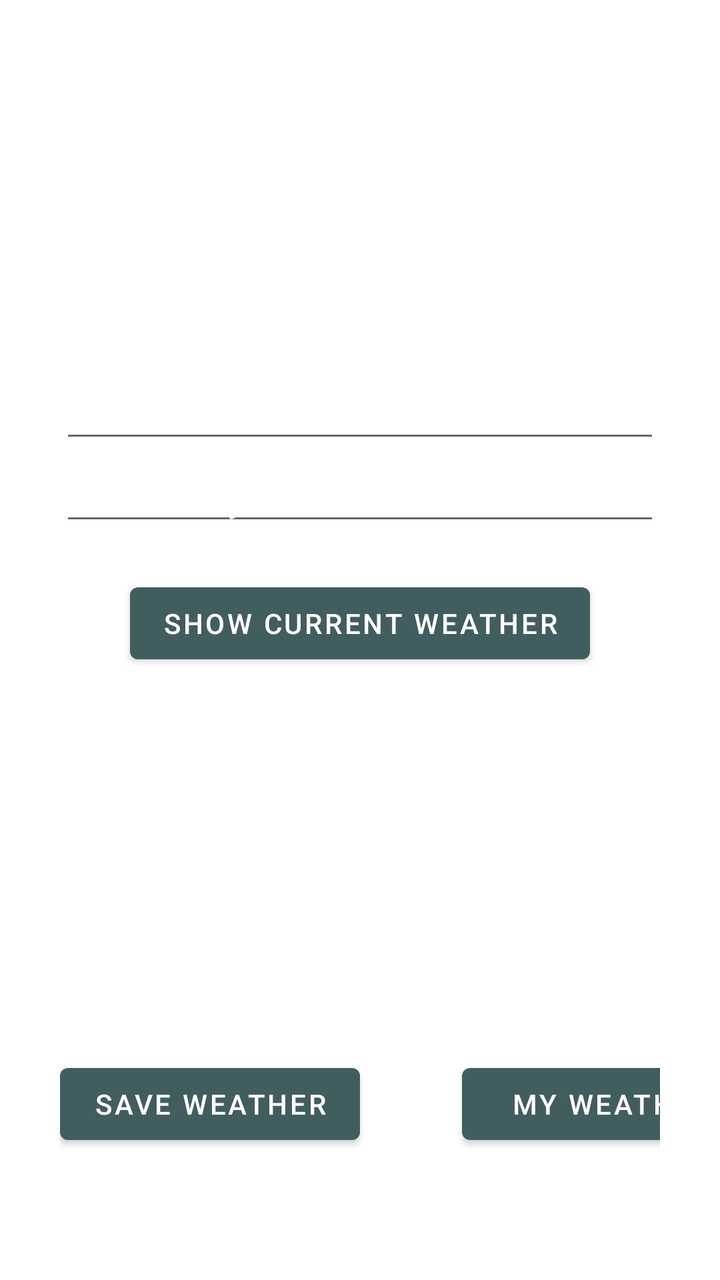
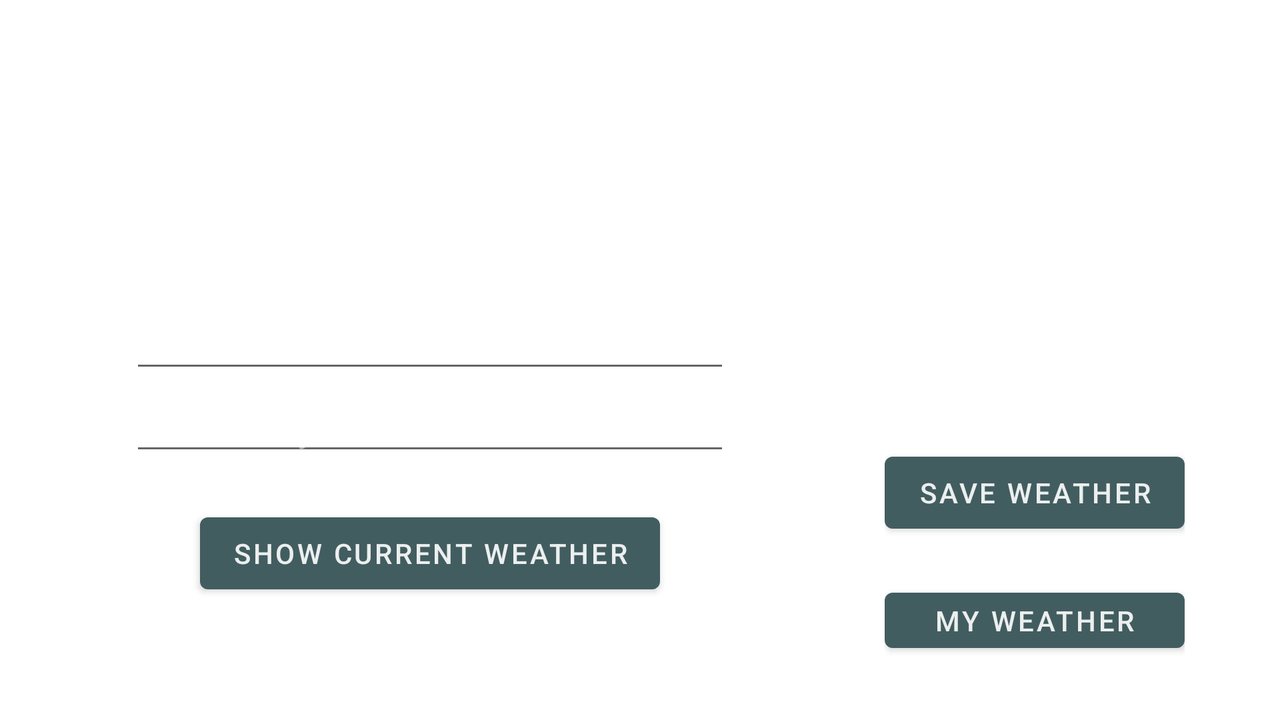

One screen, two layout resources from the same app: the default and the repository's alternative for another configuration. Each is rendered where Android would select it; the XML of both is given below.
<!-- AndroidManifest.xml: application theme Theme.FinalProject -->
<!-- res/layout/activity_main.xml -->
<?xml version="1.0" encoding="utf-8"?>
<LinearLayout xmlns:android="http://schemas.android.com/apk/res/android"
    xmlns:app="http://schemas.android.com/apk/res-auto"
    xmlns:tools="http://schemas.android.com/tools"
    android:layout_width="match_parent"
    android:layout_height="match_parent"
    android:orientation="vertical"
    android:background="@drawable/background"
    tools:context=".view.MainActivity">

    <LinearLayout
        android:layout_width="match_parent"
        android:layout_height="match_parent"
        android:orientation="vertical"
        android:layout_marginVertical="30dp"
        android:layout_marginHorizontal="30dp">

        <ImageButton
            android:id="@+id/menuBtnMain"
            android:layout_width="35dp"
            android:layout_height="35dp"
            android:layout_gravity="end"
            android:onClick="showMenu"
            android:background="?attr/selectableItemBackgroundBorderless"
            android:src="@drawable/baseline_menu_24"
            app:tint="@color/white" />

            <TextView
                android:id="@+id/weather_update_text_view"
                android:layout_width="wrap_content"
                android:layout_height="wrap_content"
                android:layout_gravity="center"
                android:layout_marginTop="20dp"
                android:gravity="center"
                android:text="@string/current_weather_information"
                android:textColor="#FFFFFF"
                android:textSize="40sp" />

        <LinearLayout
            android:id="@+id/form"
            android:layout_width="match_parent"
            android:layout_height="wrap_content"
            android:orientation="vertical">

            <EditText
                android:id="@+id/note_title"
                android:layout_width="match_parent"
                android:layout_height="wrap_content"
                android:hint="@string/enter_a_list_title"
                android:textColor="#FFFFFF"
                android:textColorHint="#FFFFFF" />

            <EditText
                android:id="@+id/city_name"
                android:layout_width="match_parent"
                android:layout_height="wrap_content"
                android:hint="@string/enter_a_city_name"
                android:textColor="#FFFFFF"
                android:textColorHint="#FFFFFF" />

            <com.google.android.material.button.MaterialButton
                android:id="@+id/show_weather_details"
                android:layout_width="wrap_content"
                android:layout_height="wrap_content"
                android:layout_gravity="center"
                android:layout_marginTop="20dp"
                android:onClick="showWeatherDetails"
                android:text="@string/show_current_weather"
                android:textColor="#FFFFFF"
                app:backgroundTint="#425D60"
                android:layout_alignParentTop="true"/>

        </LinearLayout>

        <TextView
            android:id="@+id/city_name_result"
            android:layout_width="match_parent"
            android:layout_height="wrap_content"
            android:layout_marginTop="30dp"
            android:textColor="#FFFFFF"
            android:textColorHint="#8003DAC5"
            android:textSize="15sp"
            />

        <TextView
            android:id="@+id/temp_result"
            android:layout_width="match_parent"
            android:layout_height="wrap_content"
            android:textColor="#FFFFFF"
            android:textColorHint="#8003DAC5"
            android:textSize="15sp" />

        <TextView
            android:id="@+id/humidity_result"
            android:layout_width="match_parent"
            android:layout_height="wrap_content"
            android:textColor="#FFFFFF"
            android:textColorHint="#8003DAC5"
            android:textSize="15sp" />

        <TextView
            android:id="@+id/description_result"
            android:layout_width="match_parent"
            android:layout_height="wrap_content"
            android:textColor="#FFFFFF"
            android:textColorHint="#8003DAC5"
            android:textSize="15sp" />

        <TextView
            android:id="@+id/wind_result"
            android:layout_width="match_parent"
            android:layout_height="wrap_content"
            android:textColor="#FFFFFF"
            android:textColorHint="#8003DAC5"
            android:textSize="15sp" />

        <TextView
            android:id="@+id/clouds_result"
            android:layout_width="match_parent"
            android:layout_height="wrap_content"
            android:textColor="#FFFFFF"
            android:textColorHint="#8003DAC5"
            android:textSize="15sp" />

        <TextView
            android:id="@+id/pressure_result"
            android:layout_width="match_parent"
            android:layout_height="wrap_content"
            android:textColor="#FFFFFF"
            android:textColorHint="#8003DAC5"
            android:textSize="15sp" />

        <LinearLayout
            android:layout_width="match_parent"
            android:layout_height="wrap_content"
            android:orientation="horizontal" >
            <com.google.android.material.button.MaterialButton
                android:id="@+id/save_btn"
                android:layout_width="150dp"
                android:layout_height="wrap_content"
                android:layout_marginTop="20dp"
                android:onClick="saveWeatherDetails"
                android:text="@string/save_weather"
                android:textColor="#FFFFFF"
                app:backgroundTint="#425D60"
                />

            <com.google.android.material.button.MaterialButton
                android:id="@+id/my_weather_list"
                android:layout_width="150dp"
                android:layout_height="wrap_content"
                android:layout_marginLeft="51dp"
                android:layout_marginTop="20dp"
                android:onClick="myWeatherList"
                android:text="@string/my_weather"
                android:textColor="#FFFFFF"
                app:backgroundTint="#425D60" />
        </LinearLayout>
    </LinearLayout>
</LinearLayout>
<!-- resources referenced by this layout -->
<resources>
  <color name="white">#FFFFFFFF</color>
  <string name="current_weather_information">Current weather information</string>
  <string name="enter_a_city_name">Enter a city name</string>
  <string name="enter_a_list_title">Enter a List title</string>
  <string name="my_weather">My Weather</string>
  <string name="save_weather">Save weather</string>
  <string name="show_current_weather">Show current weather</string>
  <style name="Theme.FinalProject" parent="Theme.MaterialComponents.DayNight.NoActionBar">
          <item name="android:forceDarkAllowed" tools:targetApi="q">false</item>
          
          <item name="colorPrimary">@color/custom_blue</item>
          <item name="colorPrimaryVariant">@color/custom_blue</item>
          <item name="colorOnPrimary">@color/white</item>
          
          <item name="colorSecondary">@color/teal_200</item>
          <item name="colorSecondaryVariant">@color/teal_700</item>
          <item name="colorOnSecondary">@color/black</item>
          
          <item name="android:statusBarColor">@color/custom_blue</item>
          
      </style>
  <color name="custom_blue">#33B8C1</color>
  <color name="teal_200">#FF03DAC5</color>
  <color name="teal_700">#FF018786</color>
  <color name="black">#FF000000</color>
</resources>
<!-- res/layout-land/activity_main.xml (the repository's variant of the layout above) -->
<!-- drawn on the phone turned sideways -->
<?xml version="1.0" encoding="utf-8"?>
<LinearLayout xmlns:android="http://schemas.android.com/apk/res/android"
    xmlns:app="http://schemas.android.com/apk/res-auto"
    xmlns:tools="http://schemas.android.com/tools"
    android:layout_width="match_parent"
    android:layout_height="match_parent"
    android:orientation="horizontal"
    android:background="@drawable/background"
    tools:context=".view.MainActivity">

    <ImageButton
        android:id="@+id/menuBtnMain"
        android:layout_width="35dp"
        android:layout_height="35dp"
        android:layout_gravity="end"
        android:background="?attr/selectableItemBackgroundBorderless"
        android:onClick="showMenu"
        android:src="@drawable/baseline_menu_24"
        app:tint="@color/white" />

    <LinearLayout
        android:id="@+id/form"
        android:layout_width="300dp"
        android:layout_height="match_parent"
        android:orientation="vertical"
        android:layout_marginVertical="30dp"
        android:layout_marginHorizontal="30dp">

        <TextView
            android:id="@+id/weather_update_text_view"
            android:layout_width="wrap_content"
            android:layout_height="wrap_content"
            android:layout_gravity="center"
            android:layout_marginTop="20dp"
            android:gravity="center"
            android:text="@string/current_weather_information"
            android:textColor="#E6FFFFFF"
            android:textSize="40sp" />


        <EditText
            android:id="@+id/note_title"
            android:layout_width="match_parent"
            android:layout_height="wrap_content"
            android:hint="@string/enter_a_list_title"
            android:textColor="#80FFFFFF"
            android:textColorHint="#80FFFFFF" />

        <EditText
            android:id="@+id/city_name"
            android:layout_width="match_parent"
            android:layout_height="wrap_content"
            android:hint="@string/enter_a_city_name"
            android:textColor="#80FFFFFF"
            android:textColorHint="#80FFFFFF" />

        <com.google.android.material.button.MaterialButton
            android:id="@+id/show_weather_details"
            android:layout_width="wrap_content"
            android:layout_height="wrap_content"
            android:layout_gravity="center"
            android:layout_marginTop="20dp"
            android:onClick="showWeatherDetails"
            android:text="@string/show_current_weather"
            android:textColor="#E6FFFFFF"
            app:backgroundTint="#425D60"
            android:layout_alignParentTop="true"/>

    </LinearLayout>

    <LinearLayout
        android:layout_width="match_parent"
        android:layout_height="match_parent"
        android:layout_marginVertical="30dp"
        android:layout_marginHorizontal="30dp"
        android:orientation="vertical">
        <TextView
            android:id="@+id/city_name_result"
            android:layout_width="match_parent"
            android:layout_height="wrap_content"
            android:layout_marginTop="30dp"
            android:textColor="#80FFFFFF"
            android:textColorHint="#8003DAC5"
            android:textSize="15sp"
            />

        <TextView
            android:id="@+id/temp_result"
            android:layout_width="match_parent"
            android:layout_height="wrap_content"
            android:textColor="#80FFFFFF"
            android:textColorHint="#8003DAC5"
            android:textSize="15sp" />

        <TextView
            android:id="@+id/humidity_result"
            android:layout_width="match_parent"
            android:layout_height="wrap_content"
            android:textColor="#80FFFFFF"
            android:textColorHint="#8003DAC5"
            android:textSize="15sp" />

        <TextView
            android:id="@+id/description_result"
            android:layout_width="match_parent"
            android:layout_height="wrap_content"
            android:textColor="#80FFFFFF"
            android:textColorHint="#8003DAC5"
            android:textSize="15sp" />

        <TextView
            android:id="@+id/wind_result"
            android:layout_width="match_parent"
            android:layout_height="wrap_content"
            android:textColor="#80FFFFFF"
            android:textColorHint="#8003DAC5"
            android:textSize="15sp" />

        <TextView
            android:id="@+id/clouds_result"
            android:layout_width="match_parent"
            android:layout_height="wrap_content"
            android:textColor="#80FFFFFF"
            android:textColorHint="#8003DAC5"
            android:textSize="15sp" />

        <TextView
            android:id="@+id/pressure_result"
            android:layout_width="match_parent"
            android:layout_height="wrap_content"
            android:textColor="#80FFFFFF"
            android:textColorHint="#8003DAC5"
            android:textSize="15sp" />


        <LinearLayout
            android:layout_width="wrap_content"
            android:layout_height="wrap_content"
            android:layout_gravity="center"
            android:orientation="vertical">

            <com.google.android.material.button.MaterialButton
                android:id="@+id/save_btn"
                android:layout_width="150dp"
                android:layout_height="wrap_content"
                android:layout_marginTop="20dp"
                android:onClick="saveWeatherDetails"
                android:text="@string/save_weather"
                android:textColor="#E6FFFFFF"
                app:backgroundTint="#425D60" />

            <com.google.android.material.button.MaterialButton
                android:id="@+id/my_weather_list"
                android:layout_width="150dp"
                android:layout_height="wrap_content"
                android:layout_marginTop="20dp"
                android:onClick="myWeatherList"
                android:text="@string/my_weather"
                android:textColor="#E6FFFFFF"
                app:backgroundTint="#425D60" />
        </LinearLayout>
    </LinearLayout>
</LinearLayout>
